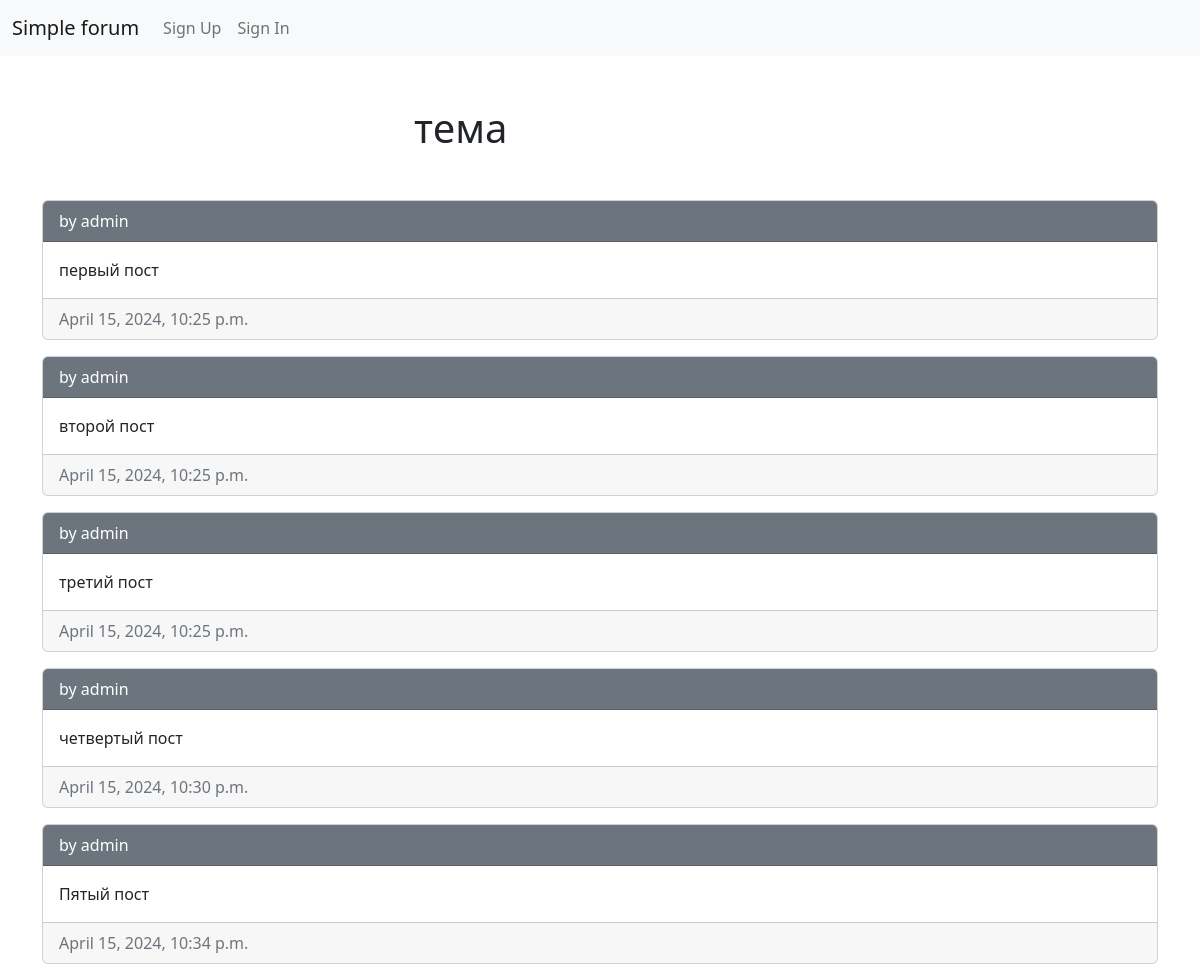
The app's page /forum/topic/1/ with its own data.
### themes/models.py (models this page shows, shortened)
class Topic(models.Model):
    title = models.CharField("Тема", max_length=50)
    subsection = models.CharField(
        "Подраздел",
        max_length=20,
        choices=[("important", "Важные темы"), ("common", "Обычные темы")],
        default="common",
    )
    description = models.CharField("Описание", max_length=100)

class Post(models.Model):
    author = models.ForeignKey("users.User", on_delete=models.SET_NULL, null=True)
    topic = models.ForeignKey(Topic, on_delete=models.SET_NULL, null=True)
    timestamp = models.DateTimeField(default=timezone.now)
    title = models.CharField(max_length=50, default="untitled")
    body = models.TextField("Контент")

### simple_forum/users/models.py (models this page shows, shortened)
class User(AbstractUser):
    name = CharField(_("Name of User"), blank=True, max_length=255)
    first_name = None  # type: ignore[assignment]
    last_name = None  # type: ignore[assignment]

### themes/views.py (the view)
# urls.py: path('topic/<int:pk>/', TopicDetailView.as_view(), name='topic-detail'),
class TopicDetailView(DetailView):
    model = Topic
    def get_context_data(self, **kwargs):
        context = super(TopicDetailView, self).get_context_data(**kwargs)
        context["posts"] = Post.objects.filter(topic=self.kwargs.get("pk"))
        return context

### simple_forum/users/context_processors.py (called while the page is built)
def allauth_settings(request):
    return {
        "ACCOUNT_ALLOW_REGISTRATION": settings.ACCOUNT_ALLOW_REGISTRATION,
    }

### themes/templates/themes/topic_detail.html (shortened to what this page needs)
{% extends "base.html" %}
{% block content %}
    <div class="col-4 offset-4 mt-5">
        <h1 id="header">{{ object.title }}</h1>
    </div>
    <div class="posts mt-5">
        {% for post in posts %}
        <div class="card mb-3">
            <div class="card-header text-white bg-secondary">
                by {{ post.author }}
            </div>
            <div class="card-body">
                {{post.body}}
            </div>
            <div class="card-footer text-muted">
                {{post.timestamp}}
              </div>
        </div>
        {% endfor %}
    </div>
{% endblock content %}

### records on screen
Topic: title "тема"
Post: author "admin", body "первый пост", timestamp "April 15, 2024, 10:25 p.m."
Post: author "admin", body "второй пост", timestamp "April 15, 2024, 10:25 p.m."
Post: author "admin", body "третий пост", timestamp "April 15, 2024, 10:25 p.m."
Post: author "admin", body "четвертый пост", timestamp "April 15, 2024, 10:30 p.m."
Post: author "admin", body "Пятый пост", timestamp "April 15, 2024, 10:34 p.m."
